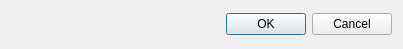
<?xml version="1.0" encoding="UTF-8"?>
<ui version="4.0">
 <class>ChangeStreamDialog</class>
 <widget class="QDialog" name="ChangeStreamDialog">
  <property name="geometry">
   <rect>
    <x>0</x>
    <y>0</y>
    <width>403</width>
    <height>49</height>
   </rect>
  </property>
  <property name="windowTitle">
   <string>Change Streams</string>
  </property>
  <layout class="QVBoxLayout" name="verticalLayout_2">
   <item>
    <layout class="QVBoxLayout" name="verticalLayout"/>
   </item>
   <item>
    <widget class="QDialogButtonBox" name="buttonBox">
     <property name="orientation">
      <enum>Qt::Horizontal</enum>
     </property>
     <property name="standardButtons">
      <set>QDialogButtonBox::Cancel|QDialogButtonBox::Ok</set>
     </property>
    </widget>
   </item>
  </layout>
 </widget>
 <resources/>
 <connections>
  <connection>
   <sender>buttonBox</sender>
   <signal>accepted()</signal>
   <receiver>ChangeStreamDialog</receiver>
   <slot>accept()</slot>
   <hints>
    <hint type="sourcelabel">
     <x>248</x>
     <y>254</y>
    </hint>
    <hint type="destinationlabel">
     <x>157</x>
     <y>274</y>
    </hint>
   </hints>
  </connection>
  <connection>
   <sender>buttonBox</sender>
   <signal>rejected()</signal>
   <receiver>ChangeStreamDialog</receiver>
   <slot>reject()</slot>
   <hints>
    <hint type="sourcelabel">
     <x>316</x>
     <y>260</y>
    </hint>
    <hint type="destinationlabel">
     <x>286</x>
     <y>274</y>
    </hint>
   </hints>
  </connection>
 </connections>
</ui>
